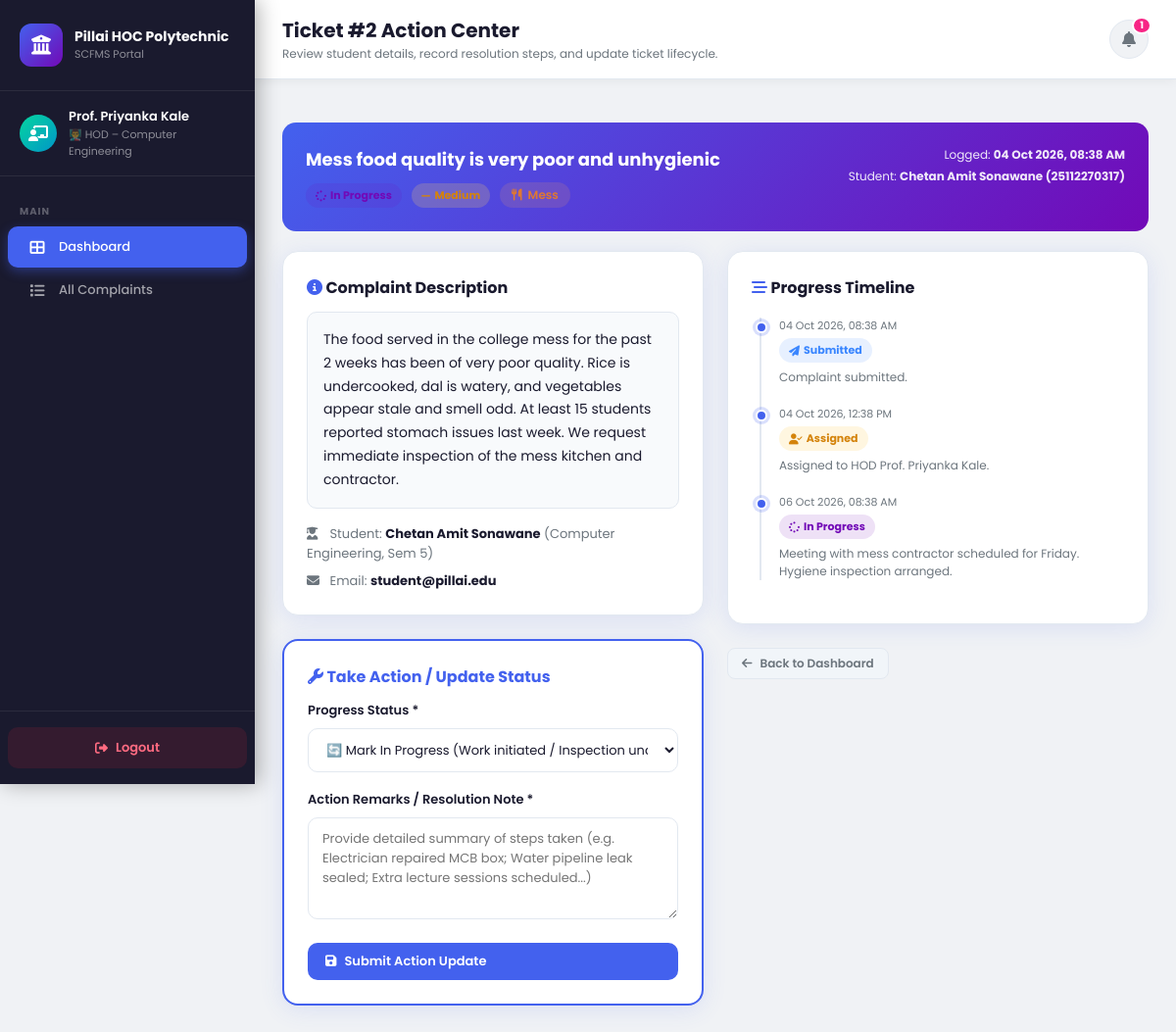
The app's page /staff/complaint/2 (signed in) with its own data.
### flask_app/models/models.py (models this page shows, shortened)
class User(db.Model, UserMixin):
    __tablename__ = 'users'
    id          = db.Column(db.Integer, primary_key=True)
    name        = db.Column(db.String(120), nullable=False)
    email       = db.Column(db.String(120), unique=True, nullable=False)
    password    = db.Column(db.String(256), nullable=False)
    role        = db.Column(db.String(20), nullable=False)   # student / staff / admin
    roll_no     = db.Column(db.String(30))
    branch      = db.Column(db.String(100))
    semester    = db.Column(db.Integer)
    department  = db.Column(db.String(100))
    designation = db.Column(db.String(100))
    complaints_submitted = db.relationship('Complaint', foreign_keys='Complaint.student_id',
                                           back_populates='student', lazy='dynamic')
    complaints_assigned  = db.relationship('Complaint', foreign_keys='Complaint.assigned_to',
                                           back_populates='assignee', lazy='dynamic')
    notifications = db.relationship('Notification', back_populates='user', lazy='dynamic',
                                    cascade='all, delete-orphan')
    feedbacks     = db.relationship('Feedback', back_populates='student', lazy='dynamic')

class Complaint(db.Model):
    __tablename__ = 'complaints'
    id          = db.Column(db.Integer, primary_key=True)
    student_id  = db.Column(db.Integer, db.ForeignKey('users.id'), nullable=False)
    assigned_to = db.Column(db.Integer, db.ForeignKey('users.id'), nullable=True)
    title       = db.Column(db.String(200), nullable=False)
    description = db.Column(db.Text, nullable=False)
    category    = db.Column(db.String(50), nullable=False)   # hostel/mess/lab/faculty/library/other
    priority    = db.Column(db.String(20), nullable=False)   # high/medium/low
    status      = db.Column(db.String(30), default='submitted')  # submitted/assigned/inprogress/resolved/closed
    created_at  = db.Column(db.DateTime, default=datetime.utcnow)
    updated_at  = db.Column(db.DateTime, default=datetime.utcnow, onupdate=datetime.utcnow)
    student     = db.relationship('User', foreign_keys=[student_id], back_populates='complaints_submitted')
    assignee    = db.relationship('User', foreign_keys=[assigned_to], back_populates='complaints_assigned')
    timeline    = db.relationship('TimelineEvent', back_populates='complaint',
                                  lazy='dynamic', cascade='all, delete-orphan',
                                  order_by='TimelineEvent.created_at')
    feedback    = db.relationship('Feedback', back_populates='complaint',
                                  uselist=False, cascade='all, delete-orphan')

class TimelineEvent(db.Model):
    __tablename__ = 'timeline_events'
    id           = db.Column(db.Integer, primary_key=True)
    complaint_id = db.Column(db.Integer, db.ForeignKey('complaints.id'), nullable=False)
    status       = db.Column(db.String(30), nullable=False)
    note         = db.Column(db.Text)
    created_at   = db.Column(db.DateTime, default=datetime.utcnow)
    complaint    = db.relationship('Complaint', back_populates='timeline')

### flask_app/routes/staff.py (the view)
@staff_bp.route('/complaint/<int:cid>')
@login_required
@staff_required
def complaint_detail(cid):
    c = Complaint.query.get_or_404(cid)
    timeline    = c.timeline.order_by(TimelineEvent.created_at).all()
    notif_count = Notification.query.filter_by(user_id=current_user.id, is_read=False).count()
    return render_template('staff/detail.html', complaint=c,
                           timeline=timeline, notif_count=notif_count)

### flask_app/models/models.py (called while the page is built)
@login_manager.user_loader
def load_user(user_id):
    return User.query.get(int(user_id))

### flask_app/routes/staff.py (called while the page is built)
def staff_required(f):
    from functools import wraps
    @wraps(f)
    def decorated(*args, **kwargs):
        if not current_user.is_authenticated or current_user.role != 'staff':
            flash('Access denied.', 'danger')
            return redirect(url_for('auth.login'))
        return f(*args, **kwargs)
    return decorated

### flask_app/templates/staff/detail.html (shortened to what this page needs)
{% extends "base.html" %}
{% block avatar_bg %}linear-gradient(135deg,#06d6a0,#0096c7){% endblock %}
{% block avatar_icon %}fa-chalkboard-teacher{% endblock %}
{% block user_role_label %}👨‍🏫 {{ current_user.designation or 'Faculty' }} – {{ current_user.department }}{% endblock %}
{% block sidebar_nav %}
<div class="nav-section"><span class="nav-section-label">Main</span></div>
<a href="{{ url_for('staff.dashboard') }}"      class="nav-item active"><i class="fas fa-th-large"></i> Dashboard</a>
<a href="{{ url_for('staff.all_complaints') }}" class="nav-item"><i class="fas fa-list"></i> All Complaints</a>
{% endblock %}
{% block page_title %}Ticket #{{ complaint.id }} Action Center{% endblock %}
{% block page_subtitle %}Review student details, record resolution steps, and update ticket lifecycle.{% endblock %}
{% block content %}
<div style="max-width: 900px;">
  <div class="complaint-detail-header">
    <div style="display:flex; justify-content:space-between; align-items:flex-start; flex-wrap:wrap; gap:12px;">
      <div>
        <h2>{{ complaint.title }}</h2>
        <div style="display:flex; gap:10px; margin-top:10px; flex-wrap:wrap; align-items:center;">
          {% set c = complaint %}
          {% include 'partials/status_badge.html' %}
          {% include 'partials/priority_badge.html' %}
          {% include 'partials/category_pill.html' %}
        </div>
      </div>
      <div style="font-size:12px; opacity:0.9; text-align:right;">
        <div>Logged: <strong>{{ complaint.created_at.strftime('%d %b %Y, %I:%M %p') }}</strong></div>
        <div style="margin-top:4px;">Student: <strong>{{ complaint.student.name }} ({{ complaint.student.roll_no }})</strong></div>
      </div>
    </div>
  </div>
  <div class="grid-2">
    <div>
      <div class="card">
        <div class="card-title" style="margin-bottom:12px;"><i class="fas fa-info-circle" style="color:var(--primary);"></i> Complaint Description</div>
        <div style="font-size:14px; line-height:1.7; color:var(--text-dark); background:#f8fafc; padding:16px; border-radius:10px; border:1px solid var(--border);">
          {{ complaint.description }}
        </div>
        <div style="margin-top:16px; display:flex; flex-direction:column; gap:8px; font-size:13px; color:var(--text-muted);">
          <div><i class="fas fa-user-graduate" style="width:20px;"></i> Student: <strong style="color:var(--text-dark);">{{ complaint.student.name }}</strong> ({{ complaint.student.branch }}, Sem {{ complaint.student.semester }})</div>
          <div><i class="fas fa-envelope" style="width:20px;"></i> Email: <strong style="color:var(--text-dark);">{{ complaint.student.email }}</strong></div>
        </div>
      </div>
      {% if complaint.assigned_to == current_user.id %}
      <div class="card" style="border: 2px solid var(--primary);">
        <div class="card-title" style="margin-bottom:12px; color:var(--primary);">
          <i class="fas fa-wrench"></i> Take Action / Update Status
        </div>
        <form method="POST" action="{{ url_for('staff.update_status', cid=complaint.id) }}">
          <div class="form-group-d">
            <label>Progress Status *</label>
            <select name="status" required>
              <option value="inprogress" {% if complaint.status == 'inprogress' %}selected{% endif %}>
                🔄 Mark In Progress (Work initiated / Inspection underway)
              </option>
            </select>
          </div>
          <div class="form-group-d">
            <label>Action Remarks / Resolution Note *</label>
            <textarea name="note" placeholder="Provide detailed summary of steps taken (e.g. Electrician repaired MCB box; Water pipeline leak sealed; Extra lecture sessions scheduled...)" required rows="4"></textarea>
          </div>
          <button type="submit" class="btn btn-blue btn-full">
            <i class="fas fa-save"></i> Submit Action Update
          </button>
        </form>
      </div>
      {% endif %}
    </div>
    <div>
      <div class="card">
        <div class="card-title" style="margin-bottom:18px;">
          <i class="fas fa-stream" style="color:var(--primary);"></i> Progress Timeline
        </div>
        <div class="timeline">
          {% for ev in timeline %}
          <div class="timeline-item {{ ev.status }}">
            <div class="timeline-date">{{ ev.created_at.strftime('%d %b %Y, %I:%M %p') }}</div>
            <div class="timeline-text">
              {% set c = ev %}
              {% include 'partials/status_badge.html' %}
            </div>
            <div class="timeline-sub" style="margin-top:6px;">{{ ev.note }}</div>
          </div>
          {% endfor %}
        </div>
      </div>
      <div style="margin-top:16px;">
        <a href="{{ url_for('staff.dashboard') }}" class="btn btn-gray btn-sm">
          <i class="fas fa-arrow-left"></i> Back to Dashboard
        </a>
      </div>
    </div>
  </div>
</div>
{% endblock %}

### flask_app/templates/base.html (shortened to what this page needs)
<!DOCTYPE html>
<html lang="en">
<head>
  <link rel="stylesheet" href="{{ url_for('static', filename='css/style.css') }}"/>
  <link rel="stylesheet" href="https://cdnjs.cloudflare.com/ajax/libs/font-awesome/6.4.0/css/all.min.css"/>
</head>
<body class="app-body">
<aside class="sidebar" id="sidebar">
  <div class="sidebar-logo">
    <div class="logo-circle"><i class="fas fa-university"></i></div>
    <div>
      <h2>Pillai HOC Polytechnic</h2>
      <p>SCFMS Portal</p>
    </div>
  </div>
  <div class="sidebar-user">
    <div class="user-avatar" style="background:{% block avatar_bg %}linear-gradient(135deg,#4361ee,#7209b7){% endblock %};">
      <i class="fas {% block avatar_icon %}fa-user{% endblock %}"></i>
    </div>
    <div class="user-info">
      <div class="name">{{ current_user.name }}</div>
      <div class="role">{% block user_role_label %}{% endblock %}</div>
    </div>
  </div>
  <nav class="sidebar-nav">
    {% block sidebar_nav %}{% endblock %}
  </nav>
  <div class="sidebar-footer">
    <a href="{{ url_for('auth.logout') }}" class="logout-btn">
      <i class="fas fa-sign-out-alt"></i> Logout
    </a>
  </div>
</aside>
<div class="main-content">
  <div class="top-bar">
    <div class="top-bar-left">
      <div>
        <h1>{% block page_title %}Dashboard{% endblock %}</h1>
        <p>{% block page_subtitle %}{% endblock %}</p>
      </div>
    </div>
    <div class="top-bar-right">
      <a href="{{ url_for(current_user.role + '.notifications') if current_user.role == 'student' else '#' }}"
         class="top-bar-btn notif-btn" title="Notifications">
        <i class="fas fa-bell"></i>
        {% if notif_count and notif_count > 0 %}
          <span class="notif-badge">{{ notif_count }}</span>
        {% endif %}
      </a>
    </div>
  </div>
  <div class="flash-container">
  </div>
  <div class="page-content">
    {% block content %}{% endblock %}
  </div>
</div>
</body>
</html>

### flask_app/templates/partials/status_badge.html
{% set status_map = {
  'submitted':  ('badge-submitted',  'fa-paper-plane',    'Submitted'),
  'assigned':   ('badge-assigned',   'fa-user-check',     'Assigned'),
  'inprogress': ('badge-inprogress', 'fa-spinner',        'In Progress'),
  'resolved':   ('badge-resolved',   'fa-check-circle',   'Resolved'),
  'closed':     ('badge-closed',     'fa-lock',           'Closed')
} %}
{% set s = status_map.get(c.status, ('badge-submitted','fa-circle', c.status)) %}
<span class="badge {{ s[0] }}"><i class="fas {{ s[1] }}"></i> {{ s[2] }}</span>

### flask_app/templates/partials/priority_badge.html
{% set priority_map = {
  'high':   ('badge-high',   'fa-fire',       'High'),
  'medium': ('badge-medium', 'fa-minus',      'Medium'),
  'low':    ('badge-low',    'fa-arrow-down', 'Low')
} %}
{% set p = priority_map.get(c.priority, ('badge-low', 'fa-circle', c.priority)) %}
<span class="badge {{ p[0] }}"><i class="fas {{ p[1] }}"></i> {{ p[2] }}</span>

### flask_app/templates/partials/category_pill.html
{% set cat_map = {
  'hostel':  ('cat-hostel',  'fa-building',            'Hostel'),
  'mess':    ('cat-mess',    'fa-utensils',            'Mess'),
  'lab':     ('cat-lab',     'fa-flask',               'Lab'),
  'faculty': ('cat-faculty', 'fa-chalkboard-teacher',  'Faculty'),
  'library': ('cat-library', 'fa-book',                'Library'),
  'other':   ('cat-other',   'fa-ellipsis-h',          'Other')
} %}
{% set ct = cat_map.get(c.category, ('cat-other', 'fa-circle', c.category | capitalize)) %}
<span class="category-pill {{ ct[0] }}"><i class="fas {{ ct[1] }}"></i> {{ ct[2] }}</span>

### records on screen
User: name "Prof. Priyanka Kale", designation "HOD", department "Computer Engineering"
Complaint: id "2", title "Mess food quality is very poor and unhygienic", priority "Medium", category "Mess", created_at "04 Oct 2026, 08:38 AM", description "The food served in the college mess for the past 2 weeks has been of very poor quality. Rice is undercooked, dal is watery, and vegetables appear stale and smell odd. At least 15 students reported stomach issues last week. We request immediate inspection of the mess kitchen and contractor.", status "🔄 Mark In Progress (Work initiated / Inspection underway)"
User: student.name "Chetan Amit Sonawane", student.roll_no "25112270317", student.branch "Computer Engineering", student.semester "5", student.email "student@pillai.edu"
TimelineEvent: created_at "04 Oct 2026, 08:38 AM", status "Submitted", note "Complaint submitted."
TimelineEvent: created_at "04 Oct 2026, 12:38 PM", status "Assigned", note "Assigned to HOD Prof. Priyanka Kale."
TimelineEvent: created_at "06 Oct 2026, 08:38 AM", s "In Progress", note "Meeting with mess contractor scheduled for Friday. Hygiene inspection arranged."

### other values on screen
{{ notif_count }} "1"
{{ s[2] }} "In Progress"
